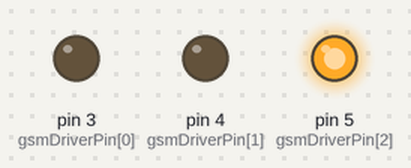
A sketch run on a simulated Arduino Uno, built with avr-gcc and run on an emulated ATmega328P. Parts: output pins drawn as LEDs (lit = HIGH). What the sketch prints to the serial monitor is not drawn. At 25.8 s the program stops and its outputs stay as they are.

Above: at 0.1 s.
At 1.6 s:
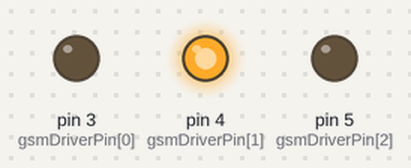
Timing chart, 0 to 3.1 s (numbered marks = the images above):
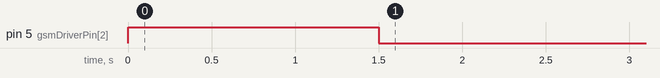

The sketch:

Send_a_message.ino
```cpp
// Product name: GPS/GPRS/GSM Module V3.0
// # Product SKU : TEL0051
// # Version     : 0.1

// # Description:
// # The sketch for driving the gsm mode via the Arduino board

// # Steps:
// #        1. Turn the S1 switch to the Prog(right side)
// #        2. Turn the S2 switch to the Arduino side(left side)
// #        3. Set the UART select switch to middle one.
// #        4. Upload the sketch to the Arduino board
// #        5. Turn the S1 switch to the comm(left side)
// #        6. RST the board

// #        wiki link- http://www.dfrobot.com/wiki/index.php/GPS/GPRS/GSM_Module_V3.0_(SKU:TEL0051)

byte gsmDriverPin[3] = {
  3,4,5};//The default digital driver pins for the GSM and GPS mode
//If you want to change the digital driver pins
//or you have a conflict with D3~D5 on Arduino board,
//you can remove the J10~J12 jumpers to reconnect other driver pins for the module!
void setup()
{
  //Init the driver pins for GSM function
  for(int i = 0 ; i < 3; i++){
    pinMode(gsmDriverPin[i],OUTPUT);
  }
  digitalWrite(5,HIGH);//Output GSM Timing
  delay(1500);
  digitalWrite(5,LOW);
  digitalWrite(3,LOW);//Enable the GSM mode
  digitalWrite(4,HIGH);//Disable the GPS mode
  delay(2000);
  Serial.begin(9600); //set the baud rate
  delay(5000);//call ready
  delay(5000);
  delay(5000);
}

void loop()
{
  Serial.println("AT"); //Send AT command
  delay(2000);
  Serial.println("AT");
  delay(2000);
  //Send message
  Serial.println("AT+CMGF=1");
  delay(1000);
  Serial.println("AT+CMGS=\"158****871\"");//Change the receiver phone number
  delay(1000);
  Serial.print("HELLO");//the message you want to send
  delay(1000);
  Serial.write(26);
  while(1);
}
```
